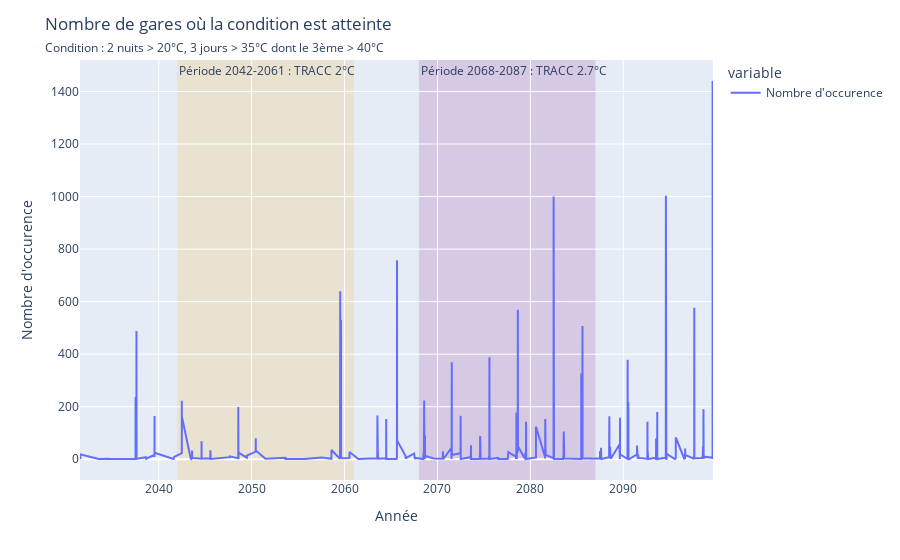

Notebook code cell kept with this figure:
### Code cell
fig = px.line(data_frame=df_to_plot.dropna()[df_to_plot['time'] > pd.to_datetime("2030-01-01", yearfirst=True)],
              x='time', y=['Nombre d\'occurence'])#, 'mean'])
fig.add_vrect(
    x0=pd.to_datetime("2042-01-01", yearfirst=True), x1=pd.to_datetime("2061-01-01", yearfirst=True),
    fillcolor="orange", opacity=0.15,
    layer="below", line_width=0,
    annotation_text="Période 2042-2061 : TRACC 2°C", annotation_position="top left"
)
fig.add_vrect(
    x0=pd.to_datetime("2068-01-01", yearfirst=True), x1=pd.to_datetime("2087-01-01", yearfirst=True),
    fillcolor="purple", opacity=0.15,
    layer="below", line_width=0,
    annotation_text="Période 2068-2087 : TRACC 2.7°C", annotation_position="top left"
)
title = "Nombre de gares où la condition est atteinte"
subtitle = "Condition : 2 nuits > 20°C, 3 jours > 35°C dont le 3ème > 40°C"
fig.update_layout(
    title={
        'text': f"{title}<br><span style='font-size:12px;'>{subtitle}</span>",
    }
)
fig.update_yaxes(title="Nombre d'occurence")
fig.update_xaxes(title="Année")
fig.show()

### Figure 1 — Plotly figure (JSON) as saved in the notebook; plotly's stock layout.template omitted (floating-point values rounded to 4 significant figures; data arrays with more than 128 entries replaced by an {"elided": "..."} marker saying what was removed)
{"data": [{"hovertemplate": "variable=Nombre d'occurence<br>time=%{x}<br>value=%{y}<extra></extra>", "legendgroup": "Nombre d'occurence", "line": {"color": "#636efa", "dash": "solid"}, "marker": {"symbol": "circle"}, "mode": "lines", "name": "Nombre d'occurence", "orientation": "v", "showlegend": true, "type": "scatter", "x": {"elided": "648 str values"}, "xaxis": "x", "y": {"elided": "648 int values"}, "yaxis": "y"}], "layout": {"annotations": [{"showarrow": false, "text": "Période 2042-2061 : TRACC 2°C", "x": "2042-01-01T00:00:00", "xanchor": "left", "xref": "x", "y": 1, "yanchor": "top", "yref": "y domain"}, {"showarrow": false, "text": "Période 2068-2087 : TRACC 2.7°C", "x": "2068-01-01T00:00:00", "xanchor": "left", "xref": "x", "y": 1, "yanchor": "top", "yref": "y domain"}], "legend": {"title": {"text": "variable"}, "tracegroupgap": 0}, "margin": {"t": 60}, "shapes": [{"fillcolor": "orange", "layer": "below", "line": {"width": 0}, "opacity": 0.15, "type": "rect", "x0": "2042-01-01T00:00:00", "x1": "2061-01-01T00:00:00", "xref": "x", "y0": 0, "y1": 1, "yref": "y domain"}, {"fillcolor": "purple", "layer": "below", "line": {"width": 0}, "opacity": 0.15, "type": "rect", "x0": "2068-01-01T00:00:00", "x1": "2087-01-01T00:00:00", "xref": "x", "y0": 0, "y1": 1, "yref": "y domain"}], "title": {"text": "Nombre de gares où la condition est atteinte<br><span style='font-size:12px;'>Condition : 2 nuits > 20°C, 3 jours > 35°C dont le 3ème > 40°C</span>"}, "xaxis": {"anchor": "y", "domain": [0, 1], "title": {"text": "Année"}}, "yaxis": {"anchor": "x", "domain": [0, 1], "title": {"text": "Nombre d'occurence"}}}}
